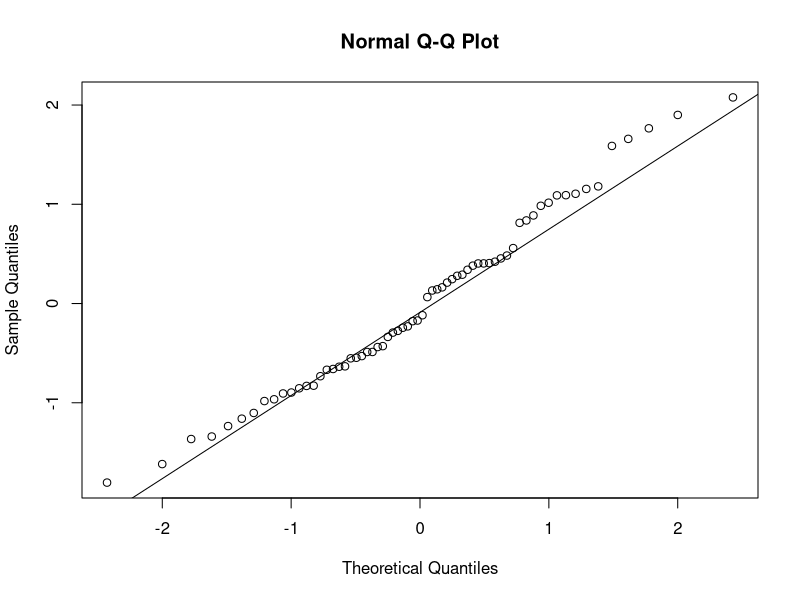
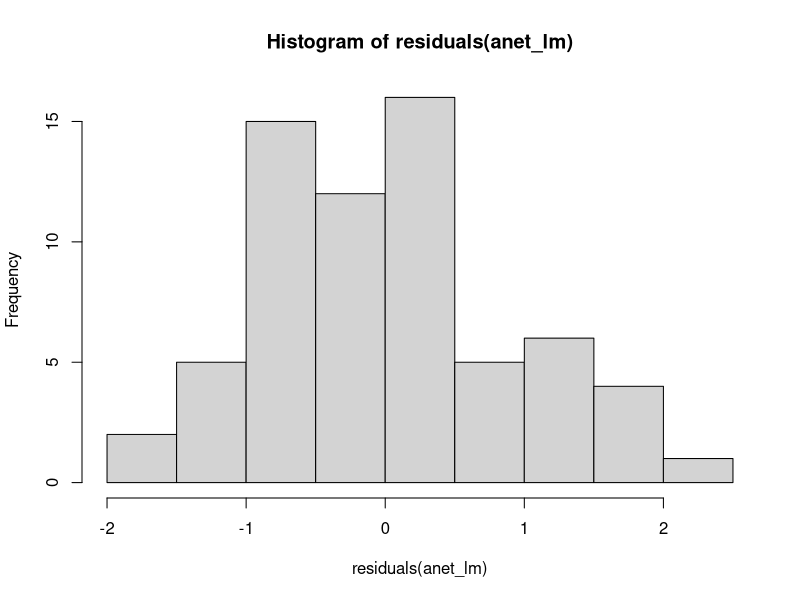
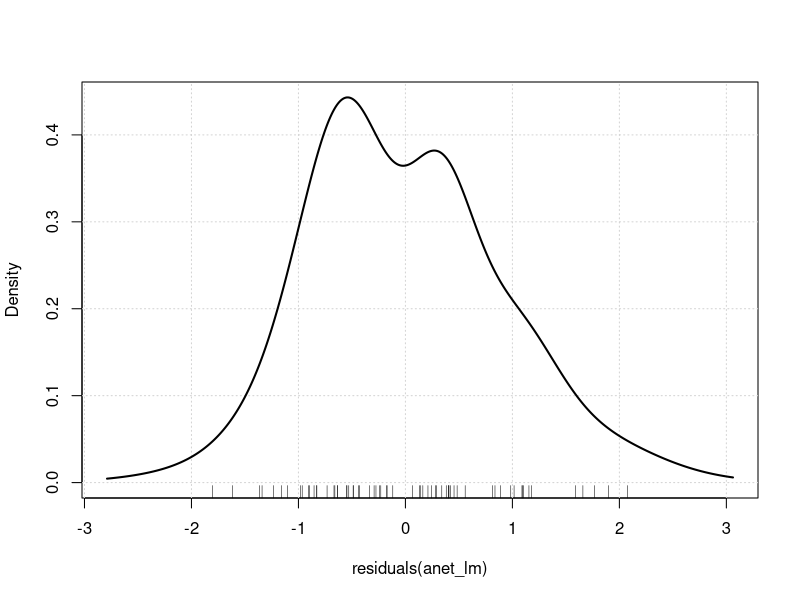
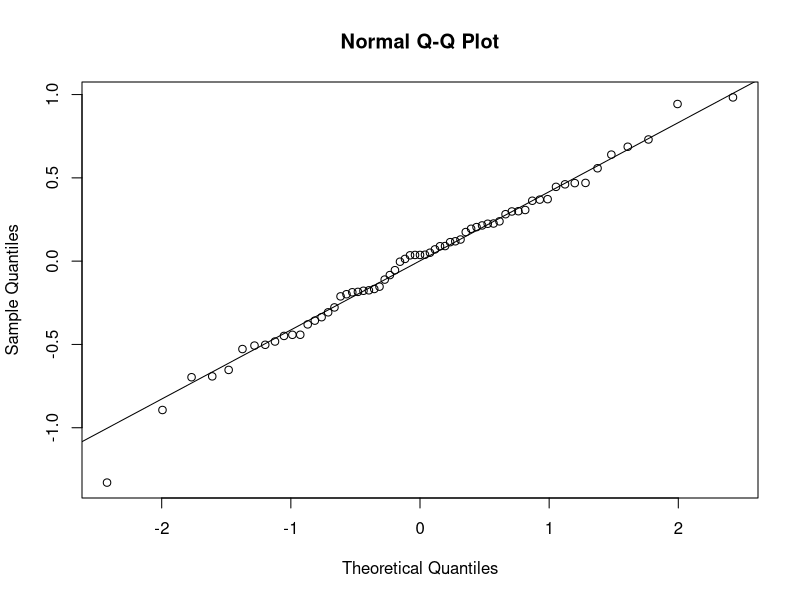
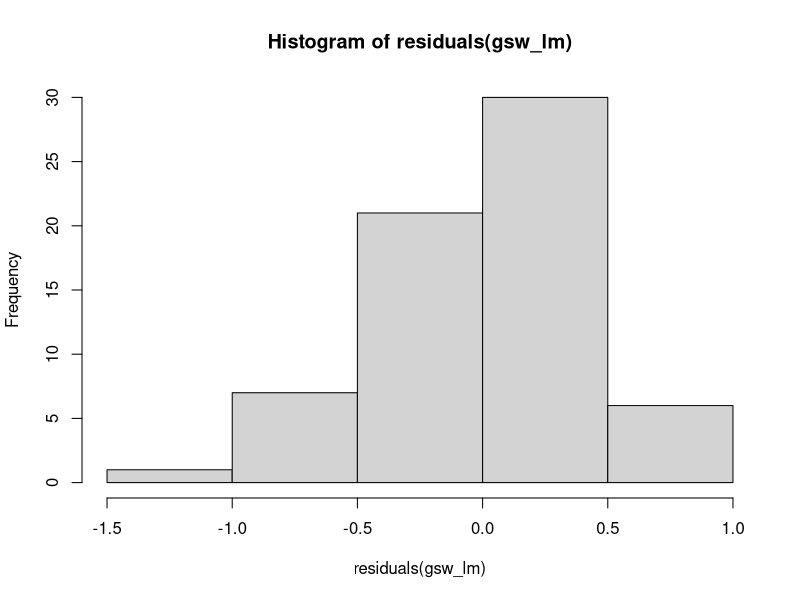
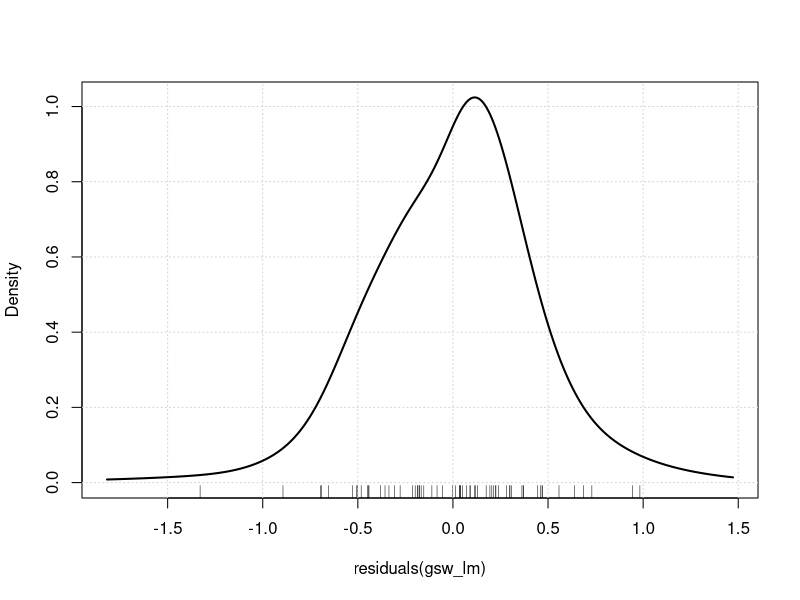
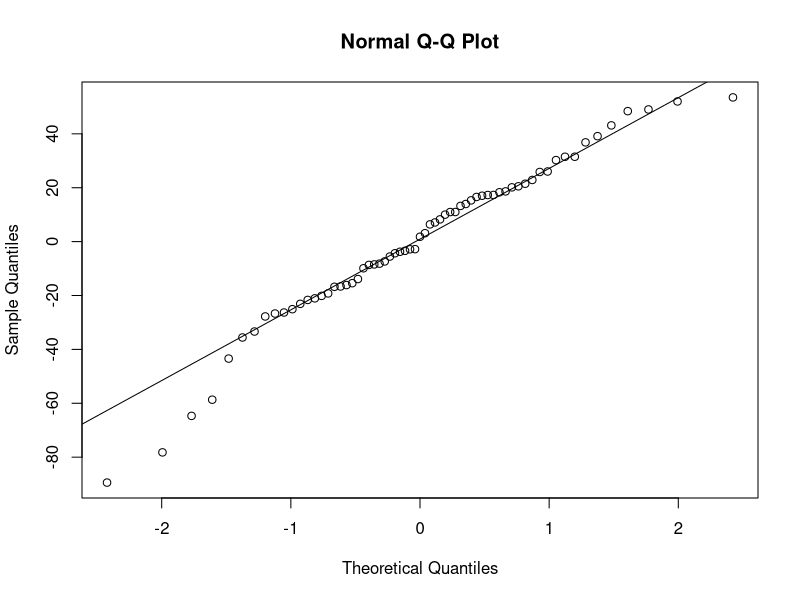
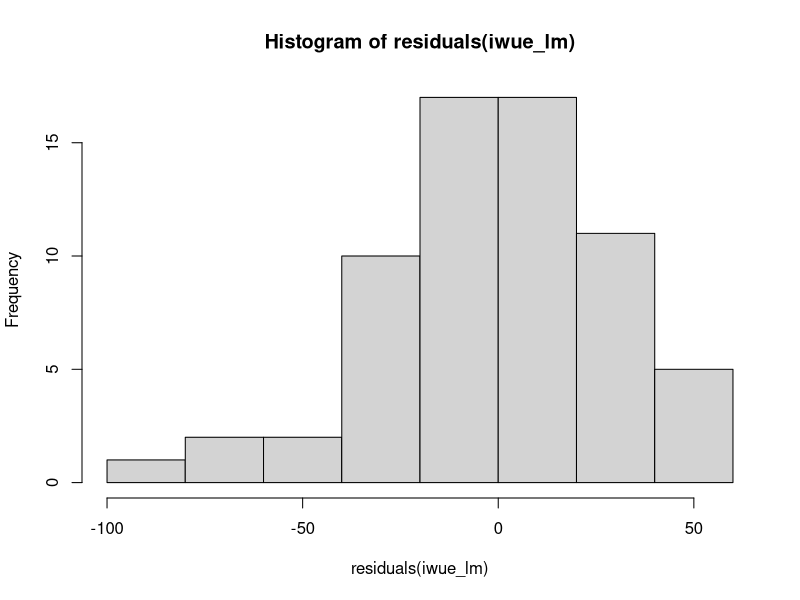

R code for these plots, in order:
# TT25_phys_analyses.R
# R script that analyzes cleaned dataset for 2025 TT plant-soil
# feedback experiment
# 
# Note: all paths assume that the folder containing this R script
# is the working root directory

#####################################################################
# Libraries and data file
#####################################################################
# Libraries
library(tidyverse)
library(car)
library(emmeans)
library(multcomp)

# Read data file
df <- read.csv("../data/TT25_full_physiology.csv")

# Remove sterile treatments from analyses (too little power)
df_model <- filter(df, ExpFungSource != "NWsterile" & ExpFungSource != "Wsterile")

## Add code for facet labels
facet.labs <- c("Treatment legacy: non-weeded", 
                "Treatment legacy: weeded")
names(facet.labs) <- c("NW", "W")

## Color palettes
gm.colors <- c("#F1B700", "#00B2BE")

#####################################################################
#####################################################################
# Fit models!
#####################################################################
#####################################################################

#####################################################################
# Anet (without sterile treatments)
#####################################################################
# Fit model
anet_lm <- lm(anet ~ plantGMtrt * expSoilSource * ExpFungSource,
              data = subset(df_model, anet > 0))

# Check model assumptions
qqnorm(residuals(anet_lm))
qqline(residuals(anet_lm))
hist(residuals(anet_lm))
densityPlot(residuals(anet_lm))
shapiro.test(residuals(anet_lm))
outlierTest(anet_lm)

# Model results
summary(anet_lm)
Anova(anet_lm)

# Post hoc comparisons: none, no significant effect of any trt combo

#####################################################################
# gsw (without sterile treatments)
#####################################################################
# Remove a strong outlier (gsw = 0.002)
df_model$gsw[34] <- NA

# Fit model
gsw_lm <- lm(log(gsw) ~ plantGMtrt * expSoilSource * ExpFungSource,
              data = df_model)

# Check model assumptions
qqnorm(residuals(gsw_lm))
qqline(residuals(gsw_lm))
hist(residuals(gsw_lm))
densityPlot(residuals(gsw_lm))
shapiro.test(residuals(gsw_lm))
outlierTest(gsw_lm)

# Model results
summary(gsw_lm)
Anova(gsw_lm)

# Post hoc comparisons

## Main plant GM trt effect
emmeans(gsw_lm, pairwise~plantGMtrt, type = "response") 
### nonweeded treatment (GM presence) legacy = reduced stomatal conductance

## Main fungal source effect
emmeans(gsw_lm, pairwise~ExpFungSource, type = "response")
### nonweeded AM fungal community = increased stomatal conductance

## Weak interaction between plant GM trt and fungal source
cld(emmeans(gsw_lm, pairwise~plantGMtrt * ExpFungSource, type = "response"))
### increased stomatal conductance from nonweeded AM fungal community
### only observed in plants with nonweeded treatment legacy

# Plot prep
gsw_plot_prep <- cld(
  emmeans(gsw_lm, ~plantGMtrt * expSoilSource*ExpFungSource, type = "response"), 
  Letters = LETTERS) %>%
  mutate(full_trt = str_c("plant", plantGMtrt, "_soil", expSoilSource, "_fung", ExpFungSource),
         full_trt = factor(full_trt, levels = c("plantNW_soilNW_fungNW",
                                                "plantNW_soilW_fungNW",
                                                "plantNW_soilNW_fungW",
                                                "plantNW_soilW_fungW",
                                                "plantW_soilW_fungW",
                                                "plantW_soilNW_fungW",
                                                "plantW_soilW_fungNW",
                                                "plantW_soilNW_fungNW")),
         plot_trt = str_c("soil", expSoilSource, "_fung", ExpFungSource),
         plot_trt = factor(plot_trt, levels = c("soilW_fungW",
                                                "soilW_fungNW",
                                                "soilNW_fungW",
                                                "soilNW_fungNW")))


gsw_plot <- ggplot() +
  geom_errorbar(data = gsw_plot_prep, 
                aes(x = plot_trt, y = response, ymin = lower.CL, ymax = upper.CL),
                width = 0.3) +
  geom_point(data = gsw_plot_prep, 
             aes(x = plot_trt, 
                 y = response, 
                 color = plantGMtrt), size = 4) +
  geom_text(data = gsw_plot_prep,
            aes(x = plot_trt, y = 0.03, label = .group), 
            fontface = "bold", size = 7) +
  scale_y_continuous(limits = c(0, 0.03), breaks = seq(0, 0.03, 0.01)) +
  scale_color_manual(values = gm.colors) +
  labs(x = NULL, 
       y = expression("Stomatal conductance (mol m"^"-2"*"s"^"-1"*")"),
       color = NULL) +
  facet_grid(~plantGMtrt, labeller = labeller(plantGMtrt = facet.labs)) +
  guides(color = "none") +
  theme_bw(base_size = 18) +
  theme(axis.text.x = element_text(angle = 45, hjust = 1))

png("../plots/TT25_gsw_plot.png", 
    width = 10, height = 6, units = "in", res = 600)
gsw_plot
dev.off()

#####################################################################
# iWUE (without sterile treatments)
#####################################################################
# Remove a strong outlier (gsw = 0.002)
df_model$iwue[64] <- NA

# Fit model
iwue_lm <- lm(iwue ~ plantGMtrt * expSoilSource * ExpFungSource,
             data = df_model)

# Check model assumptions
qqnorm(residuals(iwue_lm))
qqline(residuals(iwue_lm))
hist(residuals(iwue_lm))
densityPlot(residuals(iwue_lm))
shapiro.test(residuals(iwue_lm))
outlierTest(iwue_lm)

# Model results
summary(iwue_lm)
Anova(iwue_lm)

# Pairwise comparisons
emmeans(iwue_lm, pairwise~plantGMtrt)




#####################################################################
# Vcmax (without sterile treatments)
#####################################################################

# Fit model
vcmax_lm <- lm(Vcmax ~ plantGMtrt * expSoilSource * ExpFungSource,
             data = df_model)

# Check model assumptions
qqnorm(residuals(vcmax_lm))
qqline(residuals(vcmax_lm))
hist(residuals(vcmax_lm))
densityPlot(residuals(vcmax_lm))
shapiro.test(residuals(vcmax_lm))
outlierTest(vcmax_lm)

# Model results
summary(vcmax_lm)
Anova(vcmax_lm)

# Post hoc comparisons: none, no significant effect of any trt combo

#####################################################################
# Jmax (without sterile treatments)
#####################################################################

# Fit model
jmax_lm <- lm(log(Jmax) ~ plantGMtrt * expSoilSource * ExpFungSource,
               data = df_model)

# Check model assumptions
qqnorm(residuals(jmax_lm))
qqline(residuals(jmax_lm))
hist(residuals(jmax_lm))
densityPlot(residuals(jmax_lm))
shapiro.test(residuals(jmax_lm))
outlierTest(jmax_lm)

# Model results
summary(jmax_lm)
Anova(jmax_lm)

# Post hoc comparisons: none, no significant effect of any trt combo

#####################################################################
# Quantum yield (without sterile treatments)
#####################################################################
# Remove strong outliers
df_model$PhiPS2[c(7, 79)] <- NA
df_model$PhiPS2[c(72, 86)] <- NA
df_model$PhiPS2[c(80, 84)] <- NA

# Fit model
phips2_lm <- lm(PhiPS2 ~ plantGMtrt * expSoilSource * ExpFungSource,
              data = subset(df_model, PhiPS2 > 0))

# Check model assumptions
qqnorm(residuals(phips2_lm))
qqline(residuals(phips2_lm))
hist(residuals(phips2_lm))
densityPlot(residuals(phips2_lm))
shapiro.test(residuals(phips2_lm))
outlierTest(phips2_lm)

# Model results
summary(phips2_lm)
Anova(phips2_lm)

# Post hoc comparisons

## Main plant GM trt effect
emmeans(phips2_lm, pairwise~plantGMtrt, type = "response") 
### nonweeded treatment (GM presence) legacy = reduced phips2

## Weak interaction between plant GM trt and fungal source
cld(emmeans(phips2_lm, pairwise~plantGMtrt * ExpFungSource, type = "response"))
### no pairwise effects... unsure why this is pinging as an interaction

## Three-way interaction between treatment legacy, soil source, fungal source
phiPS2_plot_prep <- cld(
  emmeans(phips2_lm, ~plantGMtrt * expSoilSource*ExpFungSource, type = "response"), 
  Letters = LETTERS) %>%
  mutate(full_trt = str_c("plant", plantGMtrt, "_soil", expSoilSource, "_fung", ExpFungSource),
         full_trt = factor(full_trt, levels = c("plantNW_soilNW_fungNW",
                                                "plantNW_soilW_fungNW",
                                                "plantNW_soilNW_fungW",
                                                "plantNW_soilW_fungW",
                                                "plantW_soilW_fungW",
                                                "plantW_soilNW_fungW",
                                                "plantW_soilW_fungNW",
                                                "plantW_soilNW_fungNW")),
         plot_trt = str_c("soil", expSoilSource, "_fung", ExpFungSource),
         plot_trt = factor(plot_trt, levels = c("soilW_fungW",
                                                "soilW_fungNW",
                                                "soilNW_fungW",
                                                "soilNW_fungNW")))
### PhiPS2 is significantly lower in nonweeded plants grown in weeded soil and
### with the weeded AM fungal community than weeded plants grown in non-weeded soil
### and nonweeded AM fungal community AND  in weeded plants grown in weeded soil
### and weeded AM fungal community

phiPSII_plot <- ggplot() +
  geom_errorbar(data = phiPS2_plot_prep, 
                aes(x = plot_trt, y = emmean, ymin = lower.CL, ymax = upper.CL),
                width = 0.3) +
  geom_point(data = phiPS2_plot_prep, 
             aes(x = plot_trt, 
                 y = emmean, 
                 color = plantGMtrt), size = 4) +
  geom_text(data = phiPS2_plot_prep,
            aes(x = plot_trt, y = 0.8, label = .group), 
            fontface = "bold", size = 7) +
  scale_y_continuous(limits = c(0.4, 0.8), breaks = seq(0.4, 0.8, 0.1)) +
  scale_color_manual(values = gm.colors) +
  labs(x = NULL, 
       y = expression(phi["PSII"]),
       color = NULL) +
  facet_grid(~plantGMtrt, labeller = labeller(plantGMtrt = facet.labs)) +
  guides(color = "none") +
  theme_bw(base_size = 18) +
  theme(axis.text.x = element_text(angle = 45, hjust = 1))

png("../plots/TT25_phipsii_plot.png", 
    width = 10, height = 6, units = "in", res = 600)
phiPSII_plot
dev.off()

#####################################################################
# Total leaf area (without sterile treatments)
#####################################################################

# Fit model
tla_lm <- lm(sqrt(total_leaf_area) ~ plantGMtrt * expSoilSource * ExpFungSource,
              data = df_model)

# Check model assumptions
qqnorm(residuals(tla_lm))
qqline(residuals(tla_lm))
hist(residuals(tla_lm))
densityPlot(residuals(tla_lm))
shapiro.test(residuals(tla_lm))
outlierTest(tla_lm)

# Model results
summary(tla_lm)
Anova(tla_lm)

# Post hoc comparisons

## Main plant GM trt effect
emmeans(tla_lm, pairwise~plantGMtrt, type = "response") 
### nonweeded treatment (GM presence) legacy = reduced total leaf area

## Main plant GM trt effect
emmeans(tla_lm, pairwise~ExpFungSource, type = "response") 
### nonweeded treatment (GM presence) legacy = reduced total leaf area

## Three-way interaction between treatment legacy, soil source, fungal source
tla_plot_prep <- cld(
  emmeans(tla_lm, ~plantGMtrt * expSoilSource*ExpFungSource, type = "response"),
  Letters = LETTERS) %>%
  mutate(full_trt = str_c("plant", plantGMtrt, "_soil", expSoilSource, "_fung", ExpFungSource),
         full_trt = factor(full_trt, levels = c("plantNW_soilNW_fungNW",
                                                "plantNW_soilW_fungNW",
                                                "plantNW_soilNW_fungW",
                                                "plantNW_soilW_fungW",
                                                "plantW_soilW_fungW",
                                                "plantW_soilNW_fungW",
                                                "plantW_soilW_fungNW",
                                                "plantW_soilNW_fungNW")),
         plot_trt = str_c("soil", expSoilSource, "_fung", ExpFungSource),
         plot_trt = factor(plot_trt, levels = c("soilW_fungW",
                                                "soilW_fungNW",
                                                "soilNW_fungW",
                                                "soilNW_fungNW")))
### iiiinteresting. Really no effect of treatment combinations on total leaf area
### except for one. Nonweeded plants grown in nonweeded soil but inoculated with
### weeded AMF exhibited significantly reduced total leaf area compared to nonweeded
### plants grown in nonweeded soil and nonweeded AMF

tla_plot <- ggplot() +
  geom_errorbar(data = tla_plot_prep, 
                aes(x = plot_trt, y = response, ymin = lower.CL, ymax = upper.CL),
                width = 0.3) +
  geom_point(data = tla_plot_prep, 
             aes(x = plot_trt, 
                 y = response, 
                 color = plantGMtrt), size = 4) +
  geom_text(data = tla_plot_prep,
            aes(x = plot_trt, y = 150, label = .group), 
            fontface = "bold", size = 7) +
  scale_y_continuous(limits = c(0, 150), breaks = seq(0, 150, 50)) +
  scale_color_manual(values = gm.colors) +
  labs(x = NULL, 
       y = expression("Total leaf area (cm"^"2"*")"),
       color = NULL) +
  facet_grid(~plantGMtrt, labeller = labeller(plantGMtrt = facet.labs)) +
  guides(color = "none") +
  theme_bw(base_size = 18) +
  theme(axis.text.x = element_text(angle = 45, hjust = 1))
tla_plot

png("../plots/TT25_tla_plot.png", 
    width = 10, height = 6, units = "in", res = 600)
tla_plot
dev.off()
